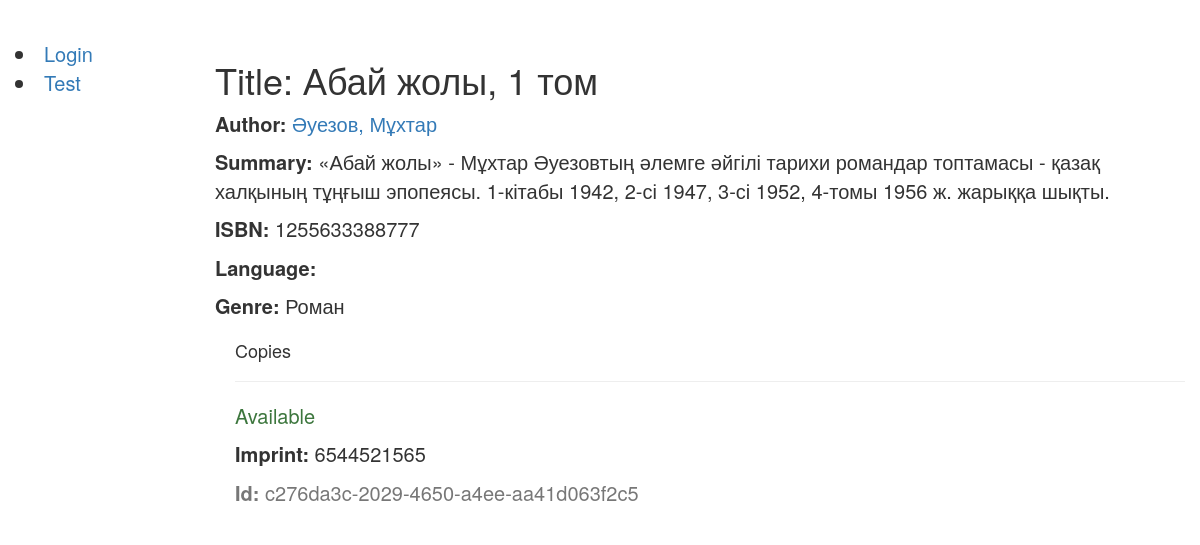
/catalog/book/1, run on the app's committed database.
### catalog/models.py (models this page shows, shortened)
class Book(models.Model):
    title = models.CharField(max_length=200)
    author = models.ForeignKey('Author', on_delete=models.SET_NULL, null=True)
    summary = models.TextField(max_length=1000, help_text="Enter a brief description of the book")
    isbn = models.CharField('ISBN',max_length=13, help_text='13 Character <a href="https://www.isbn-international.org/content/what-isbn">ISBN number</a>')
    genre = models.ManyToManyField(Genre, help_text="Select a genre for this book")
    def display_genre(self):
        """
        Creates a string for the Genre. This is required to display genre in Admin.
        """
        return ', '.join([ genre.name for genre in self.genre.all()[:3] ])
    display_genre.short_description = 'Genre'

class Author(models.Model):
    first_name = models.CharField(max_length=100)
    last_name = models.CharField(max_length=100)
    date_of_birth = models.DateField(null=True, blank=True)
    date_of_death = models.DateField('Died', null=True, blank=True)
    def __str__(self):
        return '%s, %s' % (self.last_name, self.first_name)

class Genre(models.Model):
    name = models.CharField(max_length=200, help_text="Enter a book genre (e.g. Science Fiction, French Poetry etc.)")
    def __str__(self):
        return self.name

class BookInstance(models.Model):
    id = models.UUIDField(primary_key=True, default=uuid.uuid4, help_text="Unique ID for this particular book across whole library")
    book = models.ForeignKey('Book', on_delete=models.SET_NULL, null=True)
    imprint = models.CharField(max_length=200)
    due_back = models.DateField(null=True, blank=True)
    LOAN_STATUS = (
        ('m', 'Maintenance'),
        ('o', 'On loan'),
        ('a', 'Available'),
        ('r', 'Reserved'),
    )
    status = models.CharField(max_length=1, choices=LOAN_STATUS, blank=True, default='m', help_text='Book availability')
    class Meta:
        ordering = ["due_back"]

### catalog/views.py (the view)
# urls.py: re_path(r'^book/(?P<pk>\d+)$', views.BookDetailView.as_view(), name='book-detail'),
class BookDetailView(generic.DetailView):
    model = Book

### catalog/templates/catalog/book_detail.html (shortened to what this page needs)
{% extends "base_generic.html" %}
{% block content %}
  <h1>Title: {{ book.title }}</h1>
  <p><strong>Author:</strong> <a href="">{{ book.author }}</a></p>
  <p><strong>Summary:</strong> {{ book.summary }}</p>
  <p><strong>ISBN:</strong> {{ book.isbn }}</p>
  <p><strong>Language:</strong> {{ book.language }}</p>
  <p><strong>Genre:</strong> {% for genre in book.genre.all %} {{ genre }}{% if not forloop.last %}, {% endif %}{% endfor %}</p>
  <div style="margin-left:20px;margin-top:20px">
    <h4>Copies</h4>
    {% for copy in book.bookinstance_set.all %}
    <hr>
    <p class="{% if copy.status == 'a' %}text-success{% elif copy.status == 'd' %}text-danger{% else %}text-warning{% endif %}">{{ copy.get_status_display }}</p>
    <p><strong>Imprint:</strong> {{copy.imprint}}</p>
    <p class="text-muted"><strong>Id:</strong> {{copy.id}}</p>
    {% endfor %}
  </div>
{% endblock %}

### templates/base_generic.html (shortened to what this page needs)
<!DOCTYPE html>
<html lang="en">
<head>
  <link rel="stylesheet" href="https://maxcdn.bootstrapcdn.com/bootstrap/3.3.7/css/bootstrap.min.css">
  {% load static %}
  <link rel="stylesheet" href="{% static 'css/styles.css' %}">
</head>
<body>
<div class="head"></div>
  <div class="container-fluid">
    <div class="row">
      <div class="col-sm-2">
      {% block sidebar %}
      {% if user.is_authenticated %}
      <li>User: {{ user.get_username }}</li>
      <li><a href="{% url 'logout'%}?next={{request.path}}">Logout</a></li>
    {% else %}
      <li><a href="{% url 'login'%}?next={{request.path}}">Login</a></li>
    {% endif %}
    <li> <a href="{% url 'test'%}">Test </a></li>
     {% endblock %}
      </div>
      <div class="col-sm-10 ">
      {% block content %}{% endblock %}
      </div>
    </div>
  </div>
</body>
</html>

### tst/static/css/styles.css (style rules this page uses)
.head { height: 40px; }
body { font-size: 20px; }

### data on the page
Book: title "Абай жолы, 1 том", author "Әуезов, Мұхтар", summary "«Абай жолы» - Мұхтар Әуезовтың әлемге әйгілі тарихи романдар топтамасы - қазақ халқының тұңғыш эпопеясы. 1-кітабы 1942, 2-сі 1947, 3-сі 1952, 4-томы 1956 ж. жарыққа шықты.", isbn "1255633388777"
Genre: name "Роман"
BookInstance: status "Available", imprint "6544521565", id "c276da3c-2029-4650-a4ee-aa41d063f2c5"
